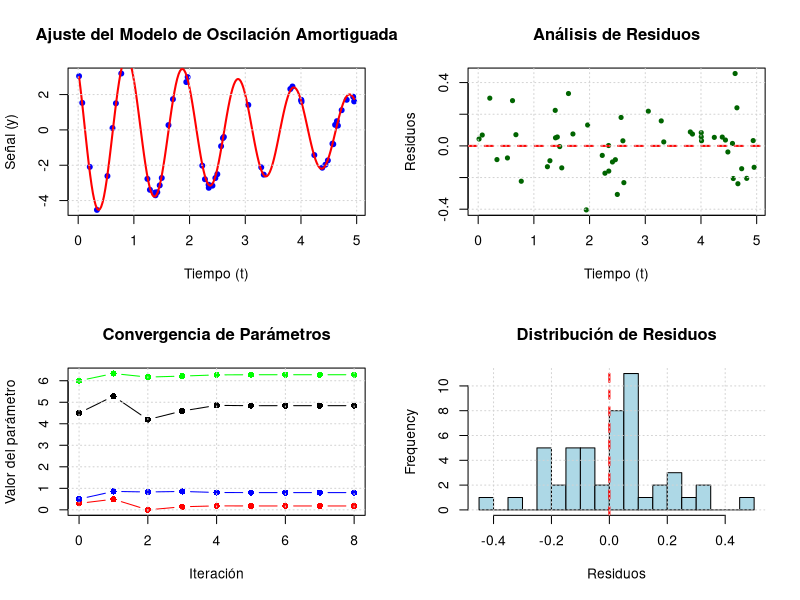

Source code (R):
modelo <- function(A, landa, w, teta, t) {
  
  A * exp(-landa * t) * cos(w * t + teta)
}


funcion_Objetivo <- function(beta, t_data, y_data) {
  
  # parametros
  A <- beta[1]
  landa <- beta[2]
  w <- beta[3]
  teta <- beta[4]
  #---------------------------------------------------------------------
  # Nuevo Y o prediccion de Y
  y_pred <- A * exp(-landa * t_data) * cos(w * t_data + teta)
  #----------------------------------------
  #
  sum((y_data - y_pred)^2)
}

calcular_jacobiana <- function(beta, t_data) {
  
  # Parametros
  A <- beta[1]
  landa <- beta[2]
  w <- beta[3]
  teta <- beta[4]
  #---------------------------------------------------------------------
  # Cuantos datos hay en t_data ( un "Len" de python)
  n <- length(t_data)
  #---------------------------------------------------------------------
  # Creacion de la matriz jacobiana 
  J <- matrix(0, nrow = n, ncol = 4)
  
  for(i in 1:n) {
    # rescribiendo t e Y
    t <- t_data[i]
    #-------------------------------------------------------------------
    # Predicción
    exp_term <- exp(-landa * t)
    cos_term <- cos(w * t + teta)
    sin_term <- sin(w * t + teta)
    
    #-------------------------------------------------------------------
    # Derivadas parciales respecto a cada parámetro
    J[i, 1] <- -exp_term * cos_term              #deribada de J segun A
    J[i, 2] <- A * t * exp_term * cos_term       #deribada de J segun landa
    J[i, 3] <- A * exp_term * sin_term * t       #deribada de J segun W
    J[i, 4] <- A * exp_term * sin_term           #deribada de J segun Teta
    
  }  
  return(J)
}

calcular_r <- function(beta, t_data, y_data) {
  A <- beta[1]
  landa <- beta[2]
  w <- beta[3]
  teta <- beta[4]
  
  # Predicciones del modelo
  y_pred <- A * exp(-landa * t_data) * cos(w * t_data + teta)
  
  # Vector de residuos
  r <- y_data - y_pred
  
  return(r)
}

gradiente <- function(beta, t_data, y_data) {
  # Calcular Jacobiana y residuos
  J <- calcular_jacobiana(beta, t_data)
  r <- calcular_r(beta, t_data, y_data)
  
  # Gradiente: ∇S(β) = -2·J^T·r
  grad <- 2 * t(J) %*% r
  
  # Convertir matriz (4×1) a vector
  return(as.vector(grad))
}

hessiana <- function(beta, t_data, y_data) {
  # Calcular Jacobiana
  J <- calcular_jacobiana(beta, t_data)
  
  # Hessiana aproximada: H ≈ 2·J^T·J
  H <- 2 * t(J) %*% J
  
  return(H)
}

# Método de Newton
newton <- function(beta_0, t_data, y_data, tol = 1e-6, max_iter = 100) {
  beta <- beta_0
  historial <- matrix(NA, nrow = max_iter + 1, ncol = 5)
  colnames(historial) <- c("iter", "A", "landa", "w", "teta")
  
  historial[1, ] <- c(0, beta)
  
  for(k in 1:max_iter) {
    grad <- gradiente(beta, t_data, y_data)
    H <- hessiana(beta, t_data, y_data)
    
    # Resolver H * delta = -grad
    delta <- tryCatch({
      solve(H, -grad)
    }, error = function(e) {
      # Si la Hessiana es singular (signo incorrecto), usar pseudo-inversa
      MASS::ginv(H) %*% (-grad)      #ginv genera la seudo-inversa
    })
    
    beta_nuevo <- beta + delta
    historial[k + 1, ] <- c(k, beta_nuevo)
    
    # Criterio de convergencia
    if(norm(delta, type = "2") < tol) {
      cat("Convergencia alcanzada en", k, "iteraciones\n")
      return(list(
        beta = beta_nuevo,
        valor_f = funcion_Objetivo(beta_nuevo, t_data, y_data),
        iteraciones = k,
        historial = historial[1:(k+1), ]
      ))
    }
    
    beta <- beta_nuevo
  }
  
  cat("Máximo de iteraciones alcanzado\n")
  return(list(
    beta = beta,
    valor_f = funcion_Objetivo(beta_nuevo, t_data, y_data),
    iteraciones = max_iter,
    historial = historial
  ))
}
#---------------------------------------------------------------------
#INT MAIN () 
# datos iniciales
set.seed(123)
A_real <- 5
landa_real <- 0.2
w_real <- 2*pi
teta_real <- pi/4
#---------------------------------------------------------------------
# Base de datos
t_data <- c(0.01585558, 0.07313676, 0.20858986, 0.33697873, 0.52537301, 0.6164369,
            0.67744082, 0.77372499, 1.24299318, 1.28798218, 1.38339642, 1.38848687,
            1.42076869, 1.46404696, 1.50057502, 1.62121603, 1.70114607, 1.94117773,
            1.96511879, 2.22784082, 2.27602643, 2.34135203, 2.34449634, 2.41064538,
            2.46308469, 2.49806005, 2.56570644, 2.59826844, 2.61573859, 3.05457166,
            3.28683793, 3.33196052, 3.80886595, 3.84728936, 4.00492237, 4.00529043,
            4.01024845, 4.23964951, 4.38247821, 4.43925851, 4.48290057, 4.56513696,
            4.58015693, 4.61305888, 4.64543839, 4.6630282, 4.73071767, 4.82119210,
            4.93766455, 4.95449219)

y_data <- c(3.30604951, 1.63304262, -2.46669298, -4.67216227, 
            -2.65183759, -0.11931208, 1.58435298, 3.20604040, -2.25300509, 
            -3.43019723, -4.02265257, -3.46359790, -3.36545235, -2.97468372, 
            -2.74451778, 0.12791535, 1.61615275, 2.82364845, 2.71400979, 
            -2.18062097, -2.39741066, -2.82599835, -3.27902725, -3.04151353, 
            -2.52012235, -2.40448523, -0.90204355, -0.69802758, -0.45049201, 
            0.99303212, -2.27801465, -2.64637196, 2.37675322, 2.28167791, 
            1.25167305, 1.60197788, 1.19320954, -1.10650603, -2.31930834, 
            -1.98134768, -1.55041113, -0.89272659, -0.75329989, -0.09842116, 
            -0.05934957, 0.67373312, 0.93814889, 1.54737425, 1.69100012,
            1.18712468)

#-----------------------------------------------------------------------
#PRUEBA
y_data <- modelo(5, 0.2, 2*pi, pi/4, t_data) + rnorm(50, 0, 0.2)
#-----------------------------------------------------------------------
# Valores iniciales c(A, Landa, W, Teta)
beta0 <- c(4.5, 0.3, 6.0, 0.5)
# Ejecutar método de Newton
resultado <- newton(beta0, t_data, y_data)
#-----------------------------------------------------------------------
# VISUALIZACIÓN DE RESULTADOS
par(mfrow = c(2, 2))

# 1. Ajuste del modelo
plot(t_data, y_data, pch = 20, col = "blue", cex = 1.2,
     xlab = "Tiempo (t)", ylab = "Señal (y)", 
     main = "Ajuste del Modelo de Oscilación Amortiguada")
t_plot <- seq(min(t_data), max(t_data), length.out = 200)

y_ajustado <- modelo(resultado$beta[1], resultado$beta[2], 
                     resultado$beta[3], resultado$beta[4], t_plot)

lines(t_plot, y_ajustado, col = "red", lwd = 2)

#legend("topright", legend = c("Datos experimentales", "Modelo ajustado"), 
#       col = c("blue", "red"), pch = c(20, NA), lty = c(NA, 1), lwd = c(1, 2))
grid()
#-----------------------------------------------------------------------
# 2. Residuos
y_pred_final <- modelo(resultado$beta[1], resultado$beta[2], 
                       resultado$beta[3], resultado$beta[4], t_data)

residuos <- y_data - y_pred_final

plot(t_data, residuos, pch = 20, col = "darkgreen",
     xlab = "Tiempo (t)", ylab = "Residuos", 
     main = "Análisis de Residuos")

abline(h = 0, col = "red", lty = 2, lwd = 2)

grid()
#-----------------------------------------------------------------------
# 3. Convergencia de parámetros
hist <- resultado$historial
iter_seq <- hist[, "iter"]

plot(iter_seq, hist[, "A"], type = "b", col = "black", pch = 16,
     xlab = "Iteración", ylab = "Valor del parámetro",
     main = "Convergencia de Parámetros", 
     ylim = range(hist[, 2:5], na.rm = TRUE))

lines(iter_seq, hist[, "landa"], type = "b", col = "red", pch = 16)

lines(iter_seq, hist[, "w"], type = "b", col = "green", pch = 16)

lines(iter_seq, hist[, "teta"], type = "b", col = "blue", pch = 16)

#legend("right", legend = c("A", "landa", "W", "teta"),col = 1:4, 
#       lty = 1, pch = 16, cex = 1)
grid()
#-----------------------------------------------------------------------
# 4. Histograma de residuos
hist(residuos, breaks = 15, col = "lightblue", border = "black",
     xlab = "Residuos", main = "Distribución de Residuos")
abline(v = 0, col = "red", lwd = 2, lty = 2)
grid()
#-----------------------------------------------------------------------
# Estadísticas adicionales
cat("\n=== ESTADÍSTICAS ADICIONALES ===\n")
cat("Error cuadrático medio (MSE):", mean(residuos^2), "\n")
cat("Raíz del error cuadrático medio (RMSE):", sqrt(mean(residuos^2)), "\n")
cat("Desviación estándar de residuos:", sd(residuos), "\n")

#-----------------------------------------------------------------------

cat("\n=== RESULTADOS ===\n")
cat("A obtenido     =",resultado$beta[1],"   y A buscado    =",A_real,"\n")
cat("Landa obtenido =",resultado$beta[2],"   y Landa buscad =",landa_real,"\n")
cat("W obtenido     =",resultado$beta[3],"  y W buscado    =",w_real,"\n")
cat("teta obtenido  =",resultado$beta[4],"   y teta buscado =",teta_real,"\n")
cat("Iteraciones necesarias = ",resultado$iteraciones,"\n")
cat("Valor de la Funcion(β) =", resultado$valor_f, "\n")
